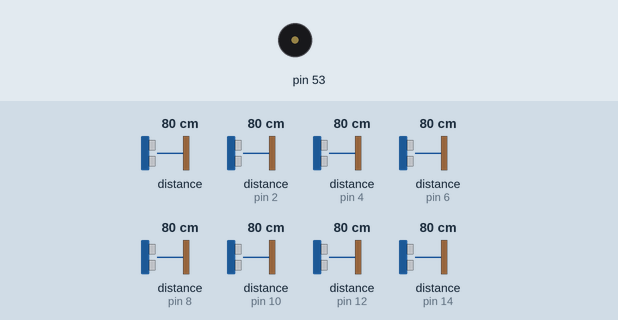
Bench run of a sketch on a simulated Arduino Uno, built with avr-gcc and run on an emulated ATmega328P. Parts: buzzer (waves = sounding). The test bench sets the inputs (shaded band); at power-on: distance to the obstacle 80 cm, distance to the obstacle (sensors on pin 2, pin 4, pin 6, pin 8, pin 10, pin 12, pin 14) 80 cm. The echo pulse lasts 58.3 µs per cm.

Above: at 1.2 s.
1.3 s: distance to the obstacle (sensor 0) set to 2 cm
At 1.8 s:
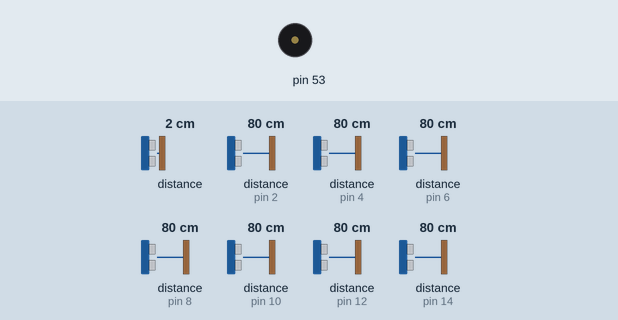
4.3 s: distance to the obstacle (sensor on pin 2) set to 2 cm
At 5.3 s:
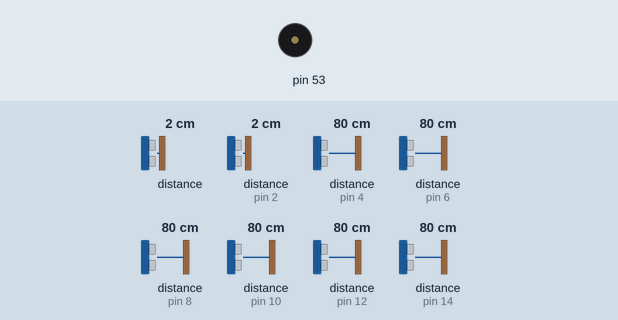
7.3 s: distance to the obstacle (sensor on pin 4) set to 9 cm
At 8.1 s:
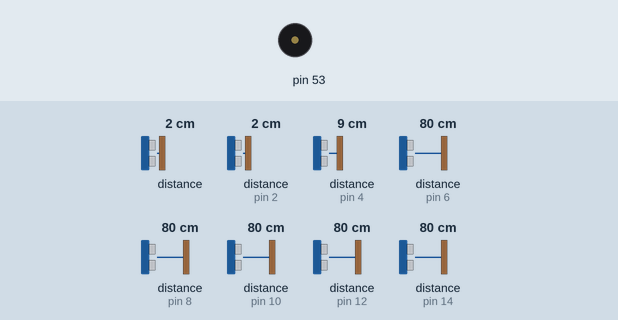
10.3 s: distance to the obstacle (sensor on pin 6) set to 2 cm
At 11.1 s:
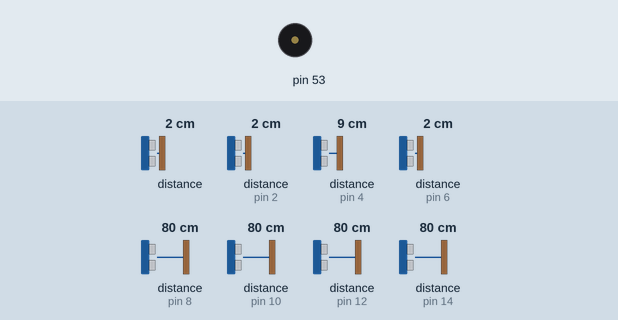
13.3 s: distance to the obstacle (sensor on pin 8) set to 18 cm
At 13.9 s:
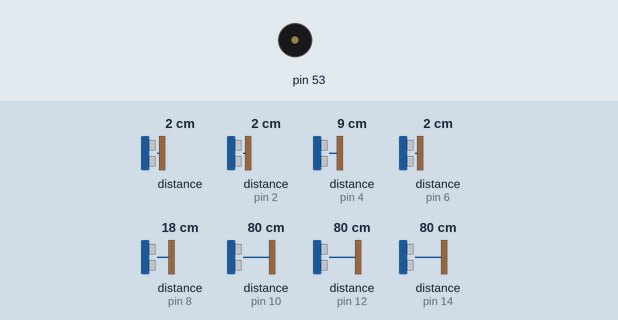
16.3 s: distance to the obstacle (sensor on pin 10) set to 35 cm
Timing chart, 0 to 19.3 s (numbered marks = the images above; inputs shaded):
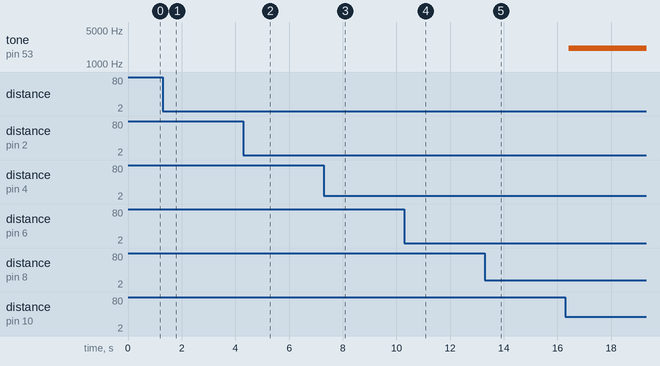

The sketch:

buzzer2.ino
```cpp
#include <Tone.h>
#include <Ultrasonic.h>
#define Pecho1 12
#define Ptrig1 13
#define Pecho2 10
#define Ptrig2 11
#define Pecho3 8
#define Ptrig3 9
#define Pecho4 6
#define Ptrig4 7
#define Pecho5 4
#define Ptrig5 5
#define Pecho6 2
#define Ptrig6 3
#define Pecho7 0
#define Ptrig7 1
#define Pecho8 14
#define Ptrig8 15

#define SONAR_NUM 8
#define MAX_DIST 200
int dur[SONAR_NUM];
Ultrasonic ultrasonic1(Ptrig1, Pecho1);
Ultrasonic ultrasonic2(Ptrig2, Pecho2);
Ultrasonic ultrasonic3(Ptrig3, Pecho3);
Ultrasonic ultrasonic4(Ptrig4, Pecho4);
Ultrasonic ultrasonic5(Ptrig5, Pecho5);
Ultrasonic ultrasonic6(Ptrig6, Pecho6);
Ultrasonic ultrasonic7(Ptrig7, Pecho7);
Ultrasonic ultrasonic8(Ptrig8, Pecho8);


int notes[] = { NOTE_C6,
                NOTE_D6,
                NOTE_E6,
                NOTE_F6,
                NOTE_G6,
                NOTE_A6,
                NOTE_B6,
                NOTE_C7 };
Tone notePlayer[8];

//double MedirDist(int, int);
double d1,d2,d3,d4,d5,d6,d7,d8,duracion, distancia;
//int Ns = 4;  // Esto puede cambiar segun la asignacion de pines
//int x = 0;

void setup() {
  Serial.begin (9600);
  //pines de ultrasonido       // inicializa el puerto seria a 9600 baudios

  //pines buzzer
  notePlayer[0].begin(39);
  notePlayer[1].begin(41);
  notePlayer[2].begin(43);
  notePlayer[3].begin(45);
  notePlayer[4].begin(47);
  notePlayer[5].begin(49);
  notePlayer[6].begin(51);
  notePlayer[7].begin(53);
  }

void loop() {
  //MedirDists();
  //primero
  d1 =ultrasonic1.read();
  if(d1 >= 120 || d1 <= 0){
    notePlayer[0].stop();
    }
  else{
    notePlayer[0].play(notes[0]);
  }
  //segundo
  d2 =ultrasonic2.read();
  if(d2 >= 120 || d2 <= 0){
    notePlayer[1].stop();
    }
  else{
    notePlayer[1].play(notes[1]);
  }
  //tercero
  d3 =ultrasonic3.read();
  if(d3 >= 120 || d3 <= 0){
    notePlayer[2].stop();
    }
  else{
    notePlayer[2].play(notes[2]);
  }
  //cuarto
  d4 =ultrasonic4.read();
  if(d4 >= 120 || d4 <= 0){
    notePlayer[3].stop();
    }
  else{
    notePlayer[3].play(notes[3]);
  }
  //quinto
  d5 =ultrasonic5.read();
  if(d5 >= 120 || d5 <= 0){
    notePlayer[4].stop();
    }
  else{
    notePlayer[4].play(notes[4]);
  }
  //sexto
  d6 =ultrasonic6.read();
  if(d6 >= 120 || d6 <= 0){
    notePlayer[5].stop();
    }
  else{
    notePlayer[5].play(notes[5]);
  }
  //septimo
  d7 =ultrasonic7.read();
  if(d7 >= 120 || d7 <= 0){
    notePlayer[6].stop();
    }
  else{
    notePlayer[6].play(notes[6]);
  }
  //octavo
  d8 =ultrasonic8.read();
  if(d8 >= 120 || d8 <= 0){
    notePlayer[7].stop();
    }
  else{
    notePlayer[7].play(notes[7]);
  }
}
```

Measured:
- after the input at 1.3 s, tone on pin 53: stays silent (without the input it goes to 1047 Hz after 3.0 s)
- after the input at 4.3 s, tone on pin 53: stays silent (without the input it goes to 1568 Hz after 3.0 s)
- after the input at 7.3 s, tone on pin 53: stays silent (without the input it goes to 1047 Hz after 3.0 s)
- after the input at 10.3 s, tone on pin 53: stays silent (without the input it goes to 1047 Hz after 3.0 s)
- after the input at 13.3 s, tone on pin 53: stays silent (without the input it goes to 1976 Hz after 3.0 s)
